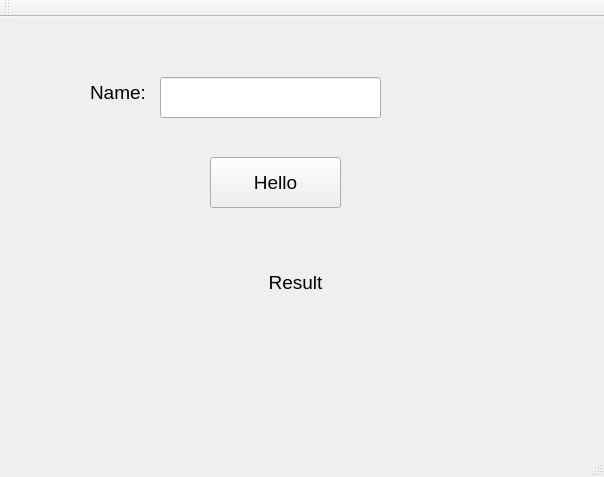
<?xml version="1.0" encoding="UTF-8"?>
<ui version="4.0">
 <class>MainWindow</class>
 <widget class="QMainWindow" name="MainWindow">
  <property name="geometry">
   <rect>
    <x>0</x>
    <y>0</y>
    <width>604</width>
    <height>477</height>
   </rect>
  </property>
  <property name="windowTitle">
   <string>MainWindow</string>
  </property>
  <widget class="QWidget" name="centralWidget">
   <widget class="QLabel" name="name_label">
    <property name="geometry">
     <rect>
      <x>90</x>
      <y>60</y>
      <width>71</width>
      <height>31</height>
     </rect>
    </property>
    <property name="font">
     <font>
      <pointsize>14</pointsize>
     </font>
    </property>
    <property name="text">
     <string>Name:</string>
    </property>
   </widget>
   <widget class="QPushButton" name="hello_button">
    <property name="geometry">
     <rect>
      <x>210</x>
      <y>140</y>
      <width>131</width>
      <height>51</height>
     </rect>
    </property>
    <property name="font">
     <font>
      <pointsize>14</pointsize>
     </font>
    </property>
    <property name="text">
     <string>Hello</string>
    </property>
   </widget>
   <widget class="QLabel" name="result_label">
    <property name="geometry">
     <rect>
      <x>100</x>
      <y>230</y>
      <width>391</width>
      <height>71</height>
     </rect>
    </property>
    <property name="font">
     <font>
      <pointsize>14</pointsize>
     </font>
    </property>
    <property name="text">
     <string>Result</string>
    </property>
    <property name="alignment">
     <set>Qt::AlignCenter</set>
    </property>
   </widget>
   <widget class="QLineEdit" name="name_text">
    <property name="geometry">
     <rect>
      <x>160</x>
      <y>60</y>
      <width>221</width>
      <height>41</height>
     </rect>
    </property>
    <property name="font">
     <font>
      <pointsize>14</pointsize>
     </font>
    </property>
   </widget>
  </widget>
  <widget class="QMenuBar" name="menuBar">
   <property name="geometry">
    <rect>
     <x>0</x>
     <y>0</y>
     <width>604</width>
     <height>26</height>
    </rect>
   </property>
  </widget>
  <widget class="QToolBar" name="mainToolBar">
   <attribute name="toolBarArea">
    <enum>TopToolBarArea</enum>
   </attribute>
   <attribute name="toolBarBreak">
    <bool>false</bool>
   </attribute>
  </widget>
  <widget class="QStatusBar" name="statusBar"/>
 </widget>
 <layoutdefault spacing="6" margin="11"/>
 <resources/>
 <connections/>
</ui>
